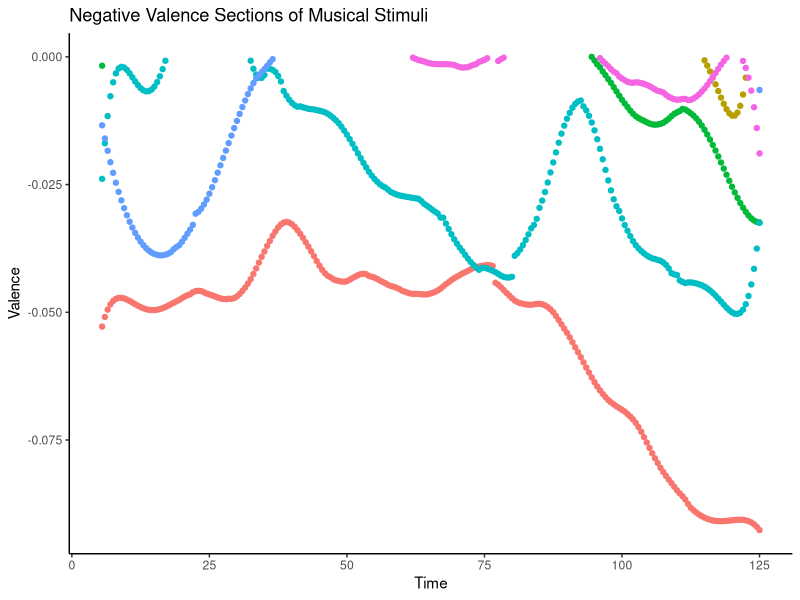
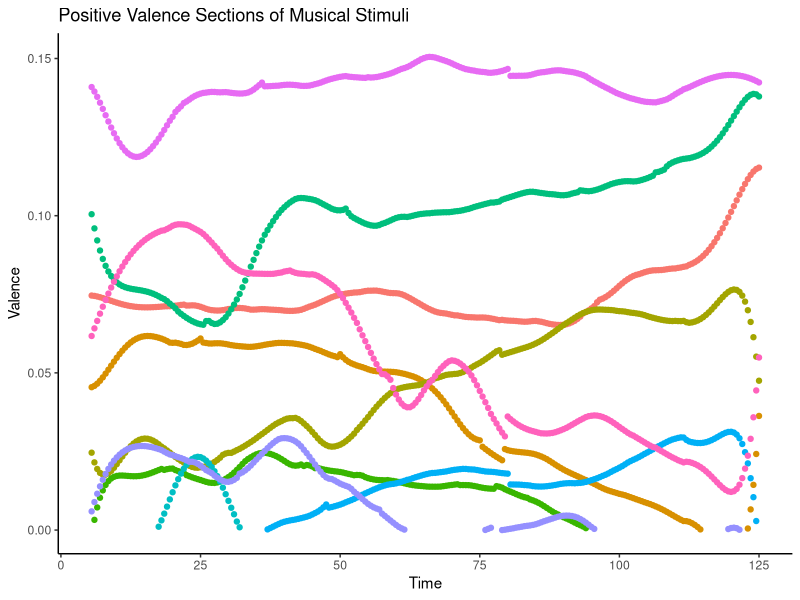
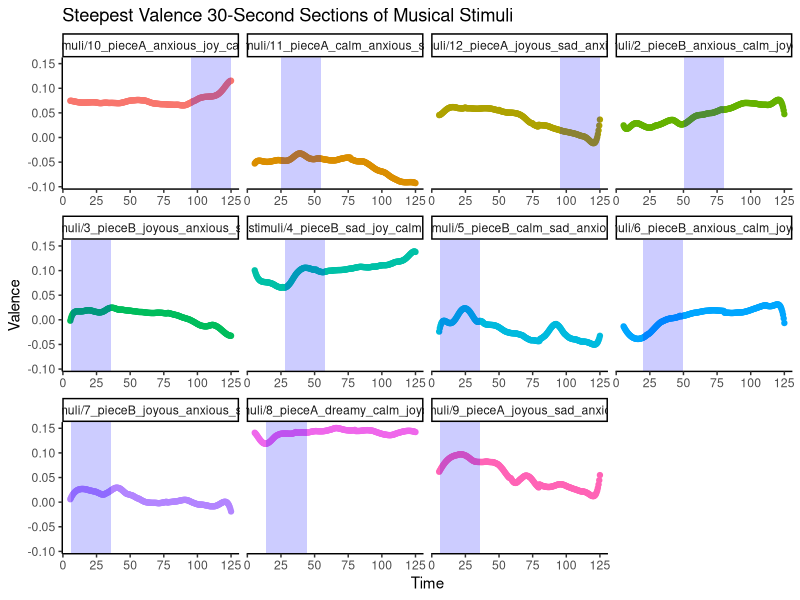

Write R code to recreate these figures, in order. (Note: this script raises an error after producing the figures.)
## ---- chunk 1
knitr::opts_chunk$set(echo = TRUE)
## ---- chunk 2
library(tidyverse)
library(forcats)
install.packages("zoo")
library(zoo)
## ---- chunk 3
data <- read.csv("../stimuli/sachs/SourceData_1.csv")

data[,3] <- data[,3] + 5

neg_portions <- data %>%
  subset(valence_filt < 0) %>%
  select(c("song", "song.1", "second", "valence_filt"))

ggplot(data=neg_portions,
       aes(x = second, y = valence_filt)) +
theme_classic() +
  geom_point(aes(color = song)) +
  labs(title = "Negative Valence Sections of Musical Stimuli", x = "Time", y = "Valence") +
  theme(legend.position = "none") #uncomment this for a clearer timing est

pos_portions <- data %>%
  subset(valence_filt > 0) %>%
  select(c("song", "song.1", "second", "valence_filt"))

ggplot(data=pos_portions,
       aes(x = second, y = valence_filt)) +
theme_classic() +
  labs(title = "Positive Valence Sections of Musical Stimuli", x = "Time", y = "Valence") +
  geom_point(aes(color = song)) +
  theme(legend.position = "none") #uncomment this for a clearer timing est

## ---- chunk 4

slope_data <- data %>%
  arrange(song, second) %>%
  group_by(song) %>%
  mutate(slope = (valence_filt - lag(valence_filt)) / (second - lag(second))) %>%
  filter(!is.na(slope))

steepest_window <- slope_data %>%
  group_by(song) %>%
  mutate(rolling_sum = rollapply(slope, width = 30, sum, fill = NA, align = "left")) %>%
  filter(rolling_sum == max(rolling_sum, na.rm = TRUE)) %>%
  mutate(start_time = ifelse(second + 30 > 125, 125 - 30, second),  # Adjust start time if end time exceeds 125
         end_time = start_time + 30)

steepest_sections <- ggplot(data = data, aes(x = second, y = valence_filt, color = song)) +
  theme_classic() +
  labs(title = "Steepest Valence 30-Second Sections of Musical Stimuli", x = "Time", y = "Valence") +
  geom_point(aes(color = song)) +
  geom_rect(data = steepest_window, aes(xmin = start_time, xmax = end_time, ymin = -Inf, ymax = Inf), fill = "blue", alpha = 0.2, inherit.aes = FALSE) +
  facet_wrap(~ song, scales = "free_x") +
  theme(legend.position = "none")

ggsave("../results/rating-task/Steepest Valence Sections of All Stims.png", steepest_sections, width = 20, height = 16)

## ---- chunk 5
# Read stimulus tracking data
stimulus_tracking <- read.csv("../stimuli/sachs/SourceData_1.csv")

# Function to process data and generate plots
process_data <- function(portions, tracking_indices, title) {
  stimulus_tracking_sub <- stimulus_tracking[tracking_indices, ]
  
  # Ensure the time columns are in the correct format
  portions$Time <- as.POSIXct(portions$second, format = "%Y-%m-%d %H:%M:%OS")
  stimulus_tracking_sub$start.time <- as.POSIXct(stimulus_tracking_sub$start.time, format = "%Y-%m-%d %H:%M:%OS")
  stimulus_tracking_sub$end.time <- as.POSIXct(stimulus_tracking_sub$end.time, format = "%Y-%m-%d %H:%M:%OS")

  # Filter and normalize time
  extracted_sections <- lapply(1:nrow(stimulus_tracking_sub), function(i) {
    filtered_data <- portions %>%
      filter(second >= stimulus_tracking_sub$start.time[i] & 
             second <= stimulus_tracking_sub$end.time[i] &
             song == stimulus_tracking_sub$original.song[i]) %>%
      mutate(Time = as.numeric(difftime(Time, stimulus_tracking_sub$start.time[i], units = "secs")),
             SectionID = paste("Section", i))
  }) %>% bind_rows() %>% mutate(SectionID = factor(SectionID, levels = paste("Section", 1:nrow(stimulus_tracking_sub))))
  
  # File name setup
  file_name <- paste0(gsub(" ", "_", title), ".pdf")

  # Open PDF file
  pdf(file_name, width = 10, height = 8)

  # Create Valence Plot
  valence_plot <- ggplot(extracted_sections, aes(x = Time, y = valence_filt, group = SectionID, color = SectionID)) +
    geom_line() +
    labs(title = paste("Valence Trajectories of", title, "Musical Stimuli"), x = "Time", y = "Valence") +
    theme_classic() +
    theme(plot.title = element_text(size = 14, hjust = 0.5),
          axis.title = element_text(size = 12),
          legend.position = "none",
          legend.title = element_text(size = 10),
          legend.text = element_text(size = 8))

  # Create Arousal Plot
  arousal_plot <- ggplot(extracted_sections, aes(x = Time, y = arousal_filt, group = SectionID, color = SectionID)) +
    geom_line() +
    labs(title = paste("Arousal Trajectories of", title, "Musical Stimuli"), x = "Time", y = "Arousal") +
    theme_classic() +
    theme(plot.title = element_text(size = 14, hjust = 0.5),
          axis.title = element_text(size = 12),
          legend.position = "top",
          legend.title = element_text(size = 10),
          legend.text = element_text(size = 8))
  
  # print plots
  print(valence_plot)
  print(arousal_plot)
  
  dev.off()
}

# Apply function to different data subsets
process_data(neg_neg_portions, 1:13, "Negative Valence Negative Arousal")
process_data(neg_pos_portions, 17:30, "Negative Valence Positive Arousal")
process_data(pos_neg_portions, 54:69, "Positive Valence Negative Arousal")
process_data(pos_pos_portions, 34:50, "Positive Valence Positive Arousal")
## ---- chunk 6
# Read stimulus tracking data
stimulus_tracking <- read.csv("../stimuli/sachs/cropped_stims/stim tracking sheets/Stimulus Tracking.csv")

# Function to process data, generate plots, and save to PDF
process_data <- function(portions, tracking_indices, title) {
  stimulus_tracking_sub <- stimulus_tracking[tracking_indices, ]
  
  # Ensure the time columns are in the correct format
  portions$Time <- as.POSIXct(portions$second, format = "%Y-%m-%d %H:%M:%OS")
  stimulus_tracking_sub$start.time <- as.POSIXct(stimulus_tracking_sub$start.time, format = "%Y-%m-%d %H:%M:%OS")
  stimulus_tracking_sub$end.time <- as.POSIXct(stimulus_tracking_sub$end.time, format = "%Y-%m-%d %H:%M:%OS")

  # Filter for start and end points, and extract the required values
  extracted_sections <- lapply(1:nrow(stimulus_tracking_sub), function(i) {
    start_data <- portions %>%
      filter(second == stimulus_tracking_sub$start.time[i] & song == stimulus_tracking_sub$original.song[i])
    end_data <- portions %>%
      filter(second == stimulus_tracking_sub$end.time[i] & song == stimulus_tracking_sub$original.song[i])
    
    rbind(
      data.frame(
        Valence = start_data$valence_filt,
        Arousal = start_data$arousal_filt,
        Type = "Start",
        SectionID = paste("Section", i)
      ),
      data.frame(
        Valence = end_data$valence_filt,
        Arousal = end_data$arousal_filt,
        Type = "End",
        SectionID = paste("Section", i)
      )
    )
  }) %>% bind_rows() %>% mutate(SectionID = factor(SectionID, levels = paste("Section", 1:nrow(stimulus_tracking_sub))))

  # File name setup
  file_name <- paste0(gsub(" ", "_", title), ".pdf")

  # Open PDF file
  pdf(file_name, width = 9, height = 9)

  # Create plot for Valence vs. Arousal
  combined_plot <- ggplot(extracted_sections, aes(x = Valence, y = Arousal, group = SectionID, color = SectionID)) +
    geom_point(aes(shape = Type)) +  # Distinguish start and end points with shapes
    geom_line() +  # Connect start and end points
    labs(title = paste("Valence vs. Arousal -", title),
         x = "Valence",
         y = "Arousal") +
    theme_classic() +
    scale_shape_manual(values = c("Start" = 16, "End" = 15)) + # Using different shapes for start and end
    theme(plot.title = element_text(size = 14, hjust = 0.5),
          axis.title = element_text(size = 12),
          legend.position = "top",
          legend.title = element_text(size = 10),
          legend.text = element_text(size = 8))

  # Print plots to PDF
  print(combined_plot)

  # Close the PDF device
  dev.off()
}

# Apply function to different data subsets
process_data(neg_neg_portions, 3:4, "Negative Valence Negative Arousal")
process_data(neg_pos_portions, 17:30, "Negative Valence Positive Arousal")
process_data(pos_neg_portions, 54:69, "Positive Valence Negative Arousal")
process_data(pos_pos_portions, 34:50, "Positive Valence Positive Arousal")
## ---- chunk 7
# Read stimulus tracking data
stimulus_tracking <- read.csv("../stimuli/sachs/cropped_stims/stim tracking sheets/Stimulus Tracking.csv") #%>%
  #subset(file.name=="3_pieceB_joyous_anxious_sad_1" | file.name=="11_pieceA_calm_anxious_sad_4")

# Function to process data, generate plots, and save to PDF
process_data <- function(portions, tracking_indices, title) {
  stimulus_tracking_sub <- stimulus_tracking[tracking_indices, ]
  
  # Ensure the time columns are in the correct format
  portions$Time <- as.POSIXct(portions$second, format = "%Y-%m-%d %H:%M:%OS")
  stimulus_tracking_sub$start.time <- as.POSIXct(stimulus_tracking_sub$start.time, format = "%Y-%m-%d %H:%M:%OS")
  stimulus_tracking_sub$end.time <- as.POSIXct(stimulus_tracking_sub$end.time, format = "%Y-%m-%d %H:%M:%OS")

  # Filter for start and end points, and extract the required values
  extracted_sections <- lapply(1:nrow(stimulus_tracking_sub), function(i) {
    start_data <- portions %>%
      filter(second == stimulus_tracking_sub$start.time[i] & song == stimulus_tracking_sub$original.song[i])
    end_data <- portions %>%
      filter(second == stimulus_tracking_sub$end.time[i] & song == stimulus_tracking_sub$original.song[i])
    
    rbind(
      data.frame(
        Valence = start_data$valence_filt,
        Arousal = start_data$arousal_filt,
        Type = "Start",
        SectionID = paste("Section", i)
      ),
      data.frame(
        Valence = end_data$valence_filt,
        Arousal = end_data$arousal_filt,
        Type = "End",
        SectionID = paste("Section", i)
      )
    )
  }) %>% bind_rows() %>% mutate(SectionID = factor(SectionID, levels = paste("Section", 1:nrow(stimulus_tracking_sub))))

  # File name setup
  file_name <- paste0(gsub(" ", "_", title), ".pdf")

  # Open PDF file
  pdf(file_name, width = 9, height = 9)

  # Create plot for Valence vs. Arousal
  combined_plot <- ggplot(extracted_sections, aes(x = Valence, y = Arousal, group = SectionID)) +
    geom_point(aes(shape = Type)) +  # Distinguish start and end points with shapes
    geom_line() +  # Connect start and end points
    labs(
         x = "Normed Valence Rating",
         y = "Normed Arousal Rating") +
    theme_classic() +
    geom_vline(xintercept=0,color="red", linetype="dashed")+
    geom_hline(yintercept=0,color="red", linetype="dashed")+
    scale_shape_manual(values = c("Start" = 15, "End" = 17)) + # Using different shapes for start and end
    theme(
          axis.title = element_text(size = 20),
          legend.position = "none",
          legend.title = element_text(size = 20),
          axis.text = element_text(size = 16))

  # Print plots to PDF
  print(combined_plot)

  # Close the PDF device
  dev.off()
}

# Apply function to different data subsets
process_data(neg_neg_portions,1:13, "Negative Valence Negative Arousal")
process_data(neg_pos_portions, 17:30, "Negative Valence Positive Arousal 5_16_24")
process_data(pos_neg_portions, 54:69, "Positive Valence Negative Arousal 5_16_24")
process_data(pos_pos_portions, 34:50, "Positive Valence Positive Arousal 5_16_24")

master <- rbind(neg_pos_portions,neg_neg_portions, pos_neg_portions,pos_pos_portions)

process_data(master, c(3:5,9,2,21,18,19,25,27,66,67,69,55,56,62,36,41,47,48), "Selected")


## ---- chunk 8
stimulus_tracking <- read.csv("../stimuli/sachs/cropped_stims/Stimulus Tracking 6_10_24.csv")

process_data(neg_neg_portions, 1:5, "Negative Valence Negative Arousal 6_10_24")
process_data(neg_pos_portions, 9:13, "Negative Valence Positive Arousal 6_10_24")
process_data(pos_neg_portions, 22:27, "Positive Valence Negative Arousal 6_10_24")
process_data(pos_pos_portions, 17:20, "Positive Valence Positive Arousal 6_10_24")
